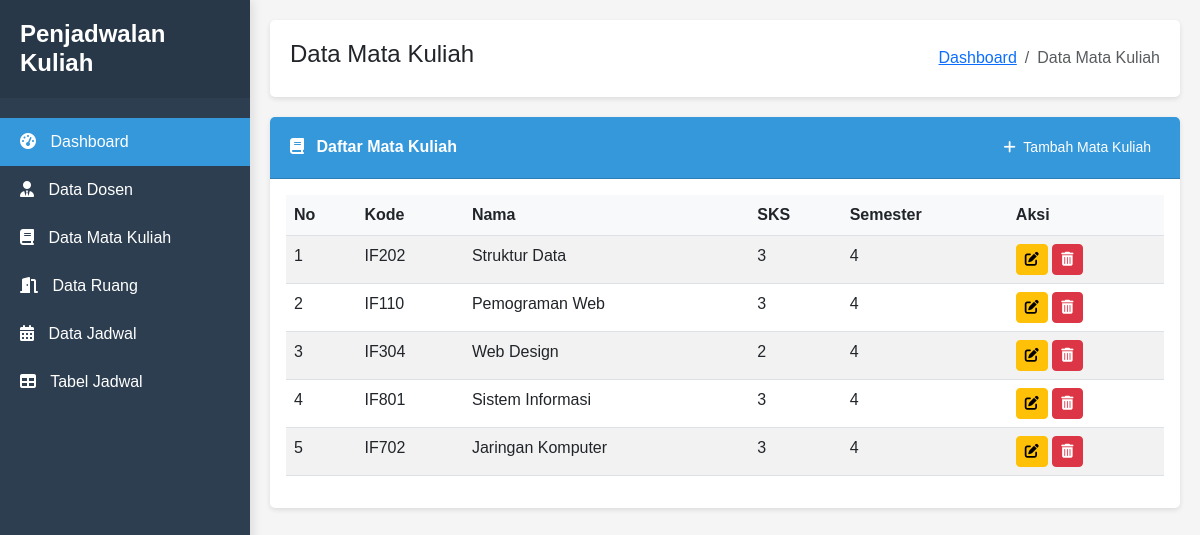
Screenshot of /index.php/matakuliah with the database file from the repository.
### tables this page shows
CREATE TABLE `mata_kuliah` (
  `id` int(11) NOT NULL,
  `kode` varchar(10) NOT NULL,
  `nama` varchar(100) NOT NULL,
  `sks` int(11) NOT NULL,
  `semester` int(11) NOT NULL,
  `created_at` timestamp NOT NULL DEFAULT current_timestamp(),
  `updated_at` timestamp NOT NULL DEFAULT current_timestamp() ON UPDATE current_timestamp()
);

### application/controllers/MataKuliah.php (called while the page is built, shortened)
<?php
class MataKuliah extends CI_Controller {
    public function __construct() {
        $this->load->model('MataKuliah_model');
        $this->load->library('form_validation');
    }
    public function index() {
        $data['title'] = 'Data Mata Kuliah';
        $data['mata_kuliah'] = $this->MataKuliah_model->get_all();
        $data['message'] = $this->session->flashdata('message');
        $this->load->view('templates/header', $data);
        $this->load->view('templates/sidebar');
        $this->load->view('matakuliah/index', $data);
        $this->load->view('templates/footer');
    }
}

### index.php (called while the page is built, shortened)
<?php
require_once BASEPATH.'core/CodeIgniter.php';

### application/models/MataKuliah_model.php (called while the page is built, shortened)
<?php
class MataKuliah_model extends CI_Model {
    private $table = 'mata_kuliah';
    public function get_all() {
        return $this->db->get($this->table)->result();
    }
}

### application/views/matakuliah/index.php (the view, shortened to what this page needs)
<div class="card">
    <div class="card-header d-flex justify-content-between align-items-center">
        <span><i class="fas fa-book me-2"></i> Daftar Mata Kuliah</span>
        <a href="<?= base_url('matakuliah/add') ?>" class="btn btn-sm btn-primary">
            <i class="fas fa-plus me-1"></i> Tambah Mata Kuliah
        </a>
    </div>
    <div class="card-body">
        <div class="table-responsive">
            <table class="table table-striped table-hover">
                <thead>
                    <tr>
                        <th>No</th>
                        <th>Kode</th>
                        <th>Nama</th>
                        <th>SKS</th>
                        <th>Semester</th>
                        <th>Aksi</th>
                    </tr>
                </thead>
                <tbody>
                    <?php if (empty($mata_kuliah)): ?>
                    <tr>
                        <td colspan="6" class="text-center">Tidak ada data mata kuliah</td>
                    </tr>
                    <?php else: ?>
                    <?php $no = 1; foreach ($mata_kuliah as $row): ?>
                    <tr>
                        <td><?= $no++ ?></td>
                        <td><?= $row->kode ?></td>
                        <td><?= $row->nama ?></td>
                        <td><?= $row->sks ?></td>
                        <td><?= $row->semester ?></td>
                        <td>
                            <a href="<?= base_url('matakuliah/edit/'.$row->id) ?>" class="btn btn-sm btn-warning" data-bs-toggle="tooltip" title="Edit">
                                <i class="fas fa-edit"></i>
                            </a>
                            <a href="<?= base_url('matakuliah/delete/'.$row->id) ?>" class="btn btn-sm btn-danger" onclick="return confirm('Apakah Anda yakin ingin menghapus data ini?')" data-bs-toggle="tooltip" title="Hapus">
                                <i class="fas fa-trash-alt"></i>
                            </a>
                        </td>
                    </tr>
                    <?php endforeach; ?>
                    <?php endif; ?>
                </tbody>
            </table>
        </div>
    </div>
</div>

### application/views/templates/header.php (style rules this page uses)
:root { --primary-color: #3498db; --secondary-color: #2c3e50; --light-color: #f8f9fa; --dark-color: #343a40; }
body { font-family: 'Poppins', sans-serif; background-color: #f5f5f5; }
.card { border: none; border-radius: 5px; box-shadow: 0 2px 5px rgba(0, 0, 0, 0.1); margin-bottom: 20px; }
.card-header { background-color: var(--primary-color); color: white; font-weight: bold; padding: 15px 20px; border-radius: 5px 5px 0 0; }
.btn-primary { background-color: var(--primary-color); border-color: var(--primary-color); }
.table-striped tbody tr:nth-of-type(odd) { background-color: rgba(0, 0, 0, 0.02); }
.table th { font-weight: bold; background-color: #f8f9fa; }

### rows the page displays
mata_kuliah: kode "IF202", nama "Struktur Data", sks "3", semester "4"
mata_kuliah: kode "IF110", nama "Pemograman Web", sks "3", semester "4"
mata_kuliah: kode "IF304", nama "Web Design", sks "2", semester "4"
mata_kuliah: kode "IF801", nama "Sistem Informasi", sks "3", semester "4"
mata_kuliah: kode "IF702", nama "Jaringan Komputer", sks "3", semester "4"

### other values shown
$title "Data Mata Kuliah"
